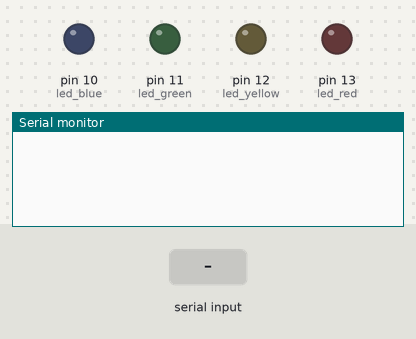
The sketch below on a simulated Arduino Uno, built with avr-gcc and run on an emulated ATmega328P. On the bench: output pins drawn as LEDs (lit = HIGH), the last lines printed to the serial monitor. The test bench sets the inputs (shaded band).

Above: at 1.2 s.
1.3 s: "0" received over Serial
At 3.4 s:
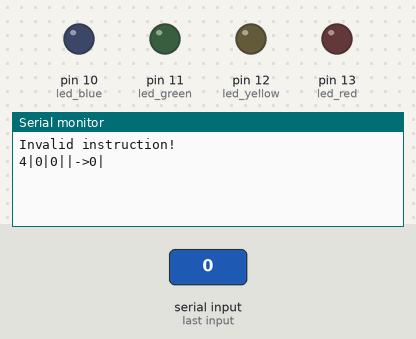
At 6.9 s:
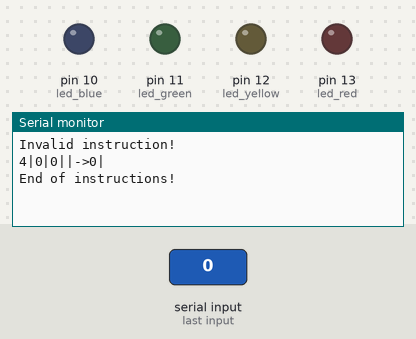

The sketch:

code.ino
```cpp
#include <stdio.h>
#include <stdlib.h>

// pinos
int led_red    = 13;
int led_yellow = 12;
int led_green  = 11;
int led_blue   = 10;

// variaveis
String memory[100];
String input = "" ;
const int ds = 4;
int  ic = 0;
int  PC = ds;
char W  = 0;
char X  = 0;
char Y  = 0;


void load_memory ( void );
void load_instruction_to_memory ( String input );
void execute_instruction ( void );
String do_instruction ( char X, char Y, char W );
int hexchar_to_int ( char hexc );
void update_leds ( char result );
String dec_to_bin ( int value );
void print_memory ( int adress );
void print_memory ( void );

void setup ( void )
{
    Serial.begin( 9600 );
    pinMode( led_red   , OUTPUT );
    pinMode( led_yellow, OUTPUT );
    pinMode( led_green , OUTPUT );
    pinMode( led_blue  , OUTPUT );
    load_memory( );
} // end

void loop ( void )
{
    if( Serial.available( ) > 0 ) {
        input = Serial.readString( );
        load_instruction_to_memory( input );
        execute_instruction( );
    } // if
} // end

void load_memory ( void )
{
    memory[0] =  PC;
    memory[1] = "0";
    memory[2] = "0";
    memory[3] = "0";
} // end

void load_instruction_to_memory( String input )
{
    int size = input.length( );
    int i = 0;
    while( i < size )
    {
        if( ic < 100 ) {
            memory[ds+ic] = input.substring(i, i+3);
            ic = ic + 1;
            i = i + 4;
        } else {
            Serial.println( "Memory is full!" );
            i = size;
        } // if
    } // while
} // end

void execute_instruction ( void )
{
    String instruction = "";
    while( PC < (ds+ic) )
    {
        memory[0] = String( PC, HEX );
        instruction = memory[PC];

        X = instruction.charAt(0);
        Y = instruction.charAt(1);
        W = instruction.charAt(2);

        String res = do_instruction( X, Y, W );
        W = res.charAt(0);

        memory[1] = W;
        memory[2] = X;
        memory[3] = Y;

        update_leds( hexchar_to_int( W ) );
        print_memory( PC );
        delay( 4000 );

        PC = PC + 1;
    } // while
  	Serial.println( "End of instructions!" );
} // end

String do_instruction( char X, char Y, char W )
{
    int res = 0;
    int A = hexchar_to_int( X );
    int B = hexchar_to_int( Y );
    char OPCODE = W;
    switch ( OPCODE )
    {
    case '0':
        res = 1;
        break;
    case '1':
        res = A|(~B);
        break;
    case '2':
        res = A;
        break;
    case '3':
        res = (~A)^(~B);
        break;
    case '4':
        res = ~(A&B);
        break;
    case '5':
        res = ~A;
        break;
    case '6':
        res = A&(~B);
        break;
    case '7':
        res = (~A)|(~B);
        break;
    case '8':
        res = A^B;
        break;
    case '9':
        res = 0;
        break;
    case 'A':
        res = B;
        break;
    case 'B':
        res = A&B;
        break;
    case 'C':
        res = ~B;
        break;
    case 'D':
        res = ~((~A)&B);
        break;
    case 'E':
        res = A|B;
        break;
    case 'F':
        res = (~A)&B;
        break;
    default:
        Serial.println( "Invalid instruction!" );
        break;
    } // switch
    if( res < 0 ) {
        res = res + 16;
    } // if
    return ( String( res, HEX ) );
} // end

int hexchar_to_int ( char hexc )
{
    int res = -1;
    if( hexc >= '0' && hexc <= '9' ) {
        res = hexc - '0';
    } else if( hexc >= 'A' && hexc <= 'F' ) {
        res = 10 + (hexc - 'A');
    } else if( hexc >= 'a' && hexc <= 'f' ) {
        res = 10 + (hexc - 'a');
    } // if
    return ( res );
} // end

void update_leds ( int result )
{
    String bin = dec_to_bin( result );
    digitalWrite( led_red   , bin.charAt(0) == '1' ? HIGH : LOW );
    digitalWrite( led_yellow, bin.charAt(1) == '1' ? HIGH : LOW );
    digitalWrite( led_green , bin.charAt(2) == '1' ? HIGH : LOW );
    digitalWrite( led_blue  , bin.charAt(3) == '1' ? HIGH : LOW );
} // end

String dec_to_bin ( int value )
{
    String binary = "";
    int bit = 0;
    for( int i = 0; i < 4; i = i + 1 )
    {
        bit = value % 2;
        binary = String( bit ) + binary;
        value = value / 2;
    }
    return ( binary );
} // end

void print_memory ( int adress )
{
    int size = ds+ic;
    for( int i = 0; i < size; i = i + 1 ) {
        if( i >= 4 && i == adress ) {
            Serial.print( "->" );
        } // if
        Serial.print( memory[i] );
        Serial.print( "|" );
    } // for
    Serial.println( "" );
} // end

void print_memory ( void )
{
    int size = ds+ic;
    for( int i = 0; i < size; i = i + 1 ) {
        Serial.print( memory[i] );
        Serial.print( "|" );
    } // for
    Serial.println( "" );
} // end
```

Measured:
- after the input at 1.3 s, the serial monitor: prints a new line after 1.0 s (image 1)
